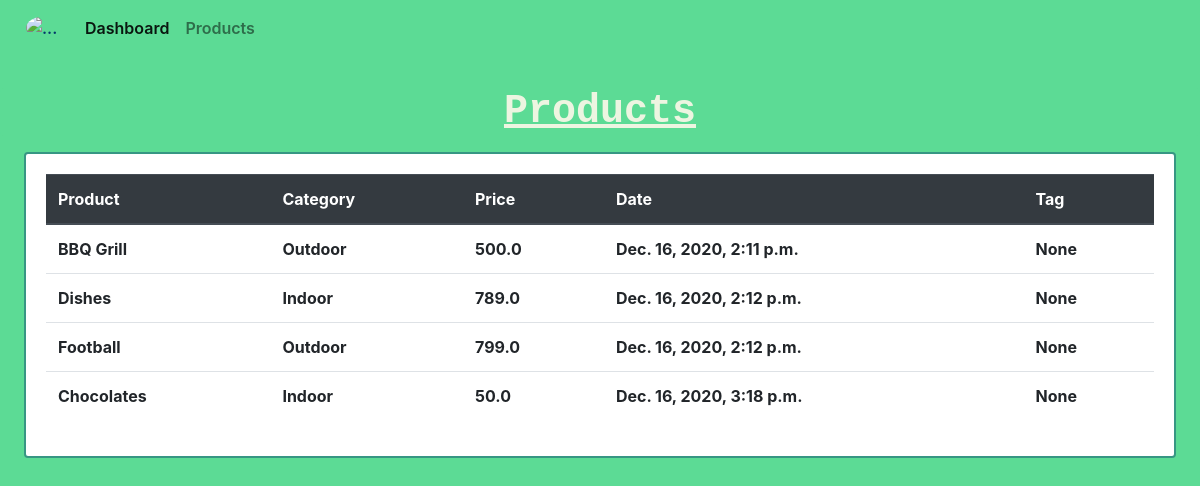
The app's page /product/ with its own data.
### accounts/models.py (models this page shows, shortened)
class Product(models.Model):
    CATEGORY = (
        ('Indoor','Indoor'),
        ('Outdoor','Outoor'),
    )
    name = models.CharField(max_length=30)
    price = models.FloatField()
    category = models.CharField(max_length=50,choices=CATEGORY)
    description = models.TextField()
    date_created = models.DateTimeField(auto_now_add=True)
    tag = models.ManyToManyField(Tag)

### accounts/views.py (the view)
# urls.py: path('product/' , views.product,name='product'),
def product(request):
    products = Product.objects.all()
    context={'products':products}
    return render(request,'accounts/product.html',context)

### accounts/templates/accounts/product.html
{% extends 'accounts/main.html' %} {% block title %} Product {% endblock title%}
{% block body %}
<br />
<div class="row">
  <div class="col-md">
    <div class="card card-title" style="background-color:#5CDB95;border:none;">
      <h5 style="color:#EDF5E1;font-weight:800;font-size: 40px;margin: auto;font-family: monospace;text-decoration:underline" >Products</h5>
    </div>
    <div class="card card-body mx-4 my-3" style="border:2px solid #379683">
      <table class="table">
      <thead class="thead-dark">
        <tr>
          <th>Product</th>
          <th>Category</th>
          <th>Price</th>
          <th>Date</th>
          <th>Tag</th>
        </tr>
        </thead>
        {% for i in products %}
         <tr>
          <th>{{i.name}}</th>
          <th>{{i.category}}</th>
          <th>{{i.price}}</th>
          <th>{{i.date_created}}</th>
          <th>{{i.tag.name  }}</th>
        </tr>
        {% endfor %}
      </table>
    </div>
  </div>
</div>
{% endblock body %}

### records on screen
Product: name "BBQ Grill", category "Outdoor", price "500.0", date_created "Dec. 16, 2020, 2:11 p.m.", tag.name "None"
Product: name "Dishes", category "Indoor", price "789.0", date_created "Dec. 16, 2020, 2:12 p.m.", tag.name "None"
Product: name "Football", category "Outdoor", price "799.0", date_created "Dec. 16, 2020, 2:12 p.m.", tag.name "None"
Product: name "Chocolates", category "Indoor", price "50.0", date_created "Dec. 16, 2020, 3:18 p.m.", tag.name "None"
